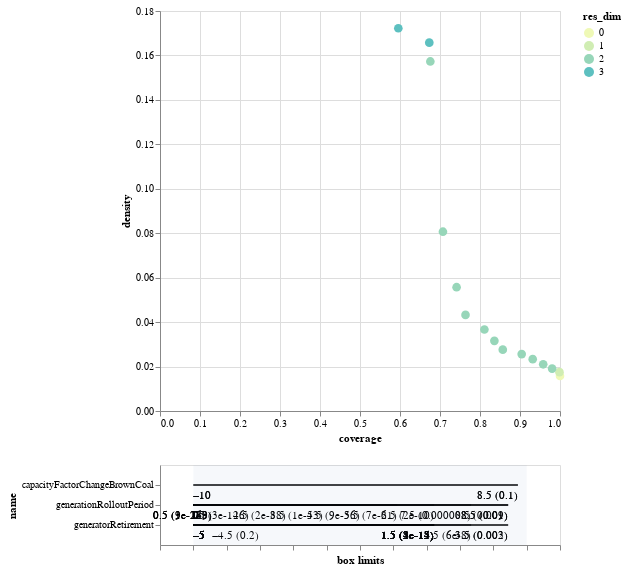

Here is the notebook cell this chart was saved with:
### Code cell
box1.inspect_tradeoff()

### Figure 1 — Vega-Lite specification as saved in the notebook (floating-point values rounded to 4 significant figures)
{"config": {"view": {"continuousWidth": 400, "continuousHeight": 300}}, "vconcat": [{"data": {"name": "data-c7515ae6d9168fdf4eeeaff2911cf2cb"}, "mark": {"type": "circle", "size": 75}, "encoding": {"color": {"type": "ordinal", "field": "res_dim", "scale": {"range": ["#eff9b6", "#d0edb3", "#97d6b9", "#5dc0c0", "#31a5c2", "#1f80b8", "#2354a3", "#21318d"]}}, "opacity": {"condition": {"value": 1, "selection": "selector030"}, "value": 0.4}, "tooltip": [{"type": "ordinal", "field": "id"}, {"type": "quantitative", "field": "coverage", "format": ".2"}, {"type": "quantitative", "field": "density", "format": ".2"}, {"type": "ordinal", "field": "res_dim"}], "x": {"type": "quantitative", "field": "coverage"}, "y": {"type": "quantitative", "field": "density"}}, "height": 400, "selection": {"selector030": {"type": "single", "fields": ["id"]}}, "width": 400}, {"layer": [{"data": {"name": "data-f5d4b4f7f00bb9b2e3a68b800bb65c48"}, "mark": "rule", "encoding": {"x": {"type": "quantitative", "axis": {"grid": false, "labels": false, "title": "box limits"}, "field": "x_lower", "scale": {"domain": [0, 1], "padding": 0.1}}, "x2": {"field": "x_upper"}, "y": {"type": "nominal", "field": "name", "scale": {"padding": 1.0}}}, "transform": [{"calculate": "(datum.x1-datum.minimum)/(datum.maximum-datum.minimum)", "as": "x_lower"}, {"calculate": "(datum.x2-datum.minimum)/(datum.maximum-datum.minimum)", "as": "x_upper"}, {"filter": {"selection": "selector030"}}], "width": 400}, {"data": {"name": "data-f5d4b4f7f00bb9b2e3a68b800bb65c48"}, "mark": {"type": "text", "align": "left", "baseline": "top", "dy": 5}, "encoding": {"text": {"type": "ordinal", "field": "text"}, "x": {"type": "quantitative", "axis": {"grid": false, "labels": false, "title": "box limits"}, "field": "x_lower", "scale": {"domain": [0, 1], "padding": 0.1}}, "x2": {"field": "x_upper"}, "y": {"type": "nominal", "field": "name", "scale": {"padding": 1.0}}}, "transform": [{"calculate": "(datum.x1-datum.minimum)/(datum.maximum-datum.minimum)", "as": "x_lower"}, {"calculate": "(datum.x2-datum.minimum)/(datum.maximum-datum.minimum)", "as": "x_upper"}, {"filter": {"selection": "selector030"}}, {"calculate": "datum.qp_lower>0?format(datum.x1, \".2\")+\" (\"+format(datum.qp_lower, \".1~g\")+\")\" :format(datum.x1, \".2\")", "as": "text"}], "width": 400}, {"data": {"name": "data-f5d4b4f7f00bb9b2e3a68b800bb65c48"}, "mark": {"type": "text", "align": "right", "baseline": "top", "dy": 5}, "encoding": {"text": {"type": "ordinal", "field": "text"}, "x": {"type": "quantitative", "field": "x_upper"}, "x2": {"field": "x_upper"}, "y": {"type": "nominal", "field": "name", "scale": {"padding": 1.0}}}, "transform": [{"calculate": "(datum.x1-datum.minimum)/(datum.maximum-datum.minimum)", "as": "x_lower"}, {"calculate": "(datum.x2-datum.minimum)/(datum.maximum-datum.minimum)", "as": "x_upper"}, {"filter": {"selection": "selector030"}}, {"calculate": "datum.qp_upper>0?format(datum.x2, \".2\")+\" (\"+format(datum.qp_upper, \".1\")+\")\" :format(datum.x2, \".2\")", "as": "text"}], "width": 400}, {"data": {"name": "data-bb8d07f6df3d47a6a475317795287b23"}, "mark": {"type": "rect", "opacity": 0.05}, "encoding": {"x": {"type": "quantitative", "field": "start"}, "x2": {"field": "end"}}}, {"data": {"name": "data-d751713988987e9331980363e24189ce"}, "mark": "point", "encoding": {"x": {"type": "quantitative", "field": "x"}, "y": {"type": "nominal", "field": "name"}}, "transform": [{"filter": {"selection": "selector030"}}], "width": 400}, {"data": {"name": "data-d751713988987e9331980363e24189ce"}, "mark": {"type": "text", "align": "center", "baseline": "top", "dy": 5}, "encoding": {"text": {"type": "nominal", "field": "item"}, "x": {"type": "quantitative", "field": "x"}, "y": {"type": "nominal", "field": "name"}}, "transform": [{"filter": {"selection": "selector030"}}], "width": 400}]}], "$schema": "https://vega.github.io/schema/vega-lite/v4.0.2.json", "datasets": {"data-c7515ae6d9168fdf4eeeaff2911cf2cb": [{"coverage": 1.0, "density": 0.01578, "id": 0, "mass": 1.0, "mean": 0.01578, "res_dim": 0}, {"coverage": 0.9987, "density": 0.01749, "id": 1, "mass": 0.901, "mean": 0.01749, "res_dim": 1}, {"coverage": 0.9803, "density": 0.01908, "id": 2, "mass": 0.8105, "mean": 0.01908, "res_dim": 2}, {"coverage": 0.958, "density": 0.02102, "id": 3, "mass": 0.7191, "mean": 0.02102, "res_dim": 2}, {"coverage": 0.9318, "density": 0.02333, "id": 4, "mass": 0.6301, "mean": 0.02333, "res_dim": 2}, {"coverage": 0.9042, "density": 0.0256, "id": 5, "mass": 0.5573, "mean": 0.0256, "res_dim": 2}, {"coverage": 0.857, "density": 0.02762, "id": 6, "mass": 0.4895, "mean": 0.02762, "res_dim": 2}, {"coverage": 0.836, "density": 0.03157, "id": 7, "mass": 0.4177, "mean": 0.03157, "res_dim": 2}, {"coverage": 0.811, "density": 0.03669, "id": 8, "mass": 0.3488, "mean": 0.03669, "res_dim": 2}, {"coverage": 0.7638, "density": 0.04323, "id": 9, "mass": 0.2787, "mean": 0.04323, "res_dim": 2}, {"coverage": 0.7415, "density": 0.05571, "id": 10, "mass": 0.21, "mean": 0.05571, "res_dim": 2}, {"coverage": 0.7073, "density": 0.08069, "id": 11, "mass": 0.1383, "mean": 0.08069, "res_dim": 2}, {"coverage": 0.6759, "density": 0.1573, "id": 12, "mass": 0.06778, "mean": 0.1573, "res_dim": 2}, {"coverage": 0.6732, "density": 0.1658, "id": 13, "mass": 0.06408, "mean": 0.1658, "res_dim": 3}, {"coverage": 0.5958, "density": 0.1722, "id": 14, "mass": 0.05458, "mean": 0.1722, "res_dim": 3}], "data-f5d4b4f7f00bb9b2e3a68b800bb65c48": [{"x1": -5.0, "x2": 3.5, "name": "generatorRetirement", "id": 1, "minimum": -5.0, "maximum": 4.0, "qp_lower": -1.0, "qp_upper": 0.002526}, {"x1": 0.0, "x2": 8.5, "name": "generationRolloutPeriod", "id": 2, "minimum": 0.0, "maximum": 9.0, "qp_lower": -1.0, "qp_upper": 0.009146}, {"x1": -5.0, "x2": 3.5, "name": "generatorRetirement", "id": 2, "minimum": -5.0, "maximum": 4.0, "qp_lower": -1.0, "qp_upper": 0.002348}, {"x1": 0.0, "x2": 8.5, "name": "generationRolloutPeriod", "id": 3, "minimum": 0.0, "maximum": 9.0, "qp_lower": -1.0, "qp_upper": 0.009984}, {"x1": -5.0, "x2": 2.5, "name": "generatorRetirement", "id": 3, "minimum": -5.0, "maximum": 4.0, "qp_lower": -1.0, "qp_upper": 5.811e-08}, {"x1": 0.0, "x2": 8.5, "name": "generationRolloutPeriod", "id": 4, "minimum": 0.0, "maximum": 9.0, "qp_lower": -1.0, "qp_upper": 0.01185}, {"x1": -5.0, "x2": 1.5, "name": "generatorRetirement", "id": 4, "minimum": -5.0, "maximum": 4.0, "qp_lower": -1.0, "qp_upper": 2.806e-15}, {"x1": 0.0, "x2": 7.5, "name": "generationRolloutPeriod", "id": 5, "minimum": 0.0, "maximum": 9.0, "qp_lower": -1.0, "qp_upper": 2.226e-06}, {"x1": -5.0, "x2": 1.5, "name": "generatorRetirement", "id": 5, "minimum": -5.0, "maximum": 4.0, "qp_lower": -1.0, "qp_upper": 4.243e-15}, {"x1": 0.0, "x2": 6.5, "name": "generationRolloutPeriod", "id": 6, "minimum": 0.0, "maximum": 9.0, "qp_lower": -1.0, "qp_upper": 1.51e-10}, {"x1": -5.0, "x2": 1.5, "name": "generatorRetirement", "id": 6, "minimum": -5.0, "maximum": 4.0, "qp_lower": -1.0, "qp_upper": 3.633e-14}, {"x1": 0.0, "x2": 5.5, "name": "generationRolloutPeriod", "id": 7, "minimum": 0.0, "maximum": 9.0, "qp_lower": -1.0, "qp_upper": 6.784e-21}, {"x1": -5.0, "x2": 1.5, "name": "generatorRetirement", "id": 7, "minimum": -5.0, "maximum": 4.0, "qp_lower": -1.0, "qp_upper": 4.523e-14}, {"x1": 0.0, "x2": 4.5, "name": "generationRolloutPeriod", "id": 8, "minimum": 0.0, "maximum": 9.0, "qp_lower": -1.0, "qp_upper": 8.847e-36}, {"x1": -5.0, "x2": 1.5, "name": "generatorRetirement", "id": 8, "minimum": -5.0, "maximum": 4.0, "qp_lower": -1.0, "qp_upper": 2.946e-15}, {"x1": 0.0, "x2": 3.5, "name": "generationRolloutPeriod", "id": 9, "minimum": 0.0, "maximum": 9.0, "qp_lower": -1.0, "qp_upper": 1.19e-53}, {"x1": -5.0, "x2": 1.5, "name": "generatorRetirement", "id": 9, "minimum": -5.0, "maximum": 4.0, "qp_lower": -1.0, "qp_upper": 1.822e-14}, {"x1": 0.0, "x2": 2.5, "name": "generationRolloutPeriod", "id": 10, "minimum": 0.0, "maximum": 9.0, "qp_lower": -1.0, "qp_upper": 1.567e-88}, {"x1": -5.0, "x2": 1.5, "name": "generatorRetirement", "id": 10, "minimum": -5.0, "maximum": 4.0, "qp_lower": -1.0, "qp_upper": 1.296e-13}, {"x1": 0.0, "x2": 1.5, "name": "generationRolloutPeriod", "id": 11, "minimum": 0.0, "maximum": 9.0, "qp_lower": -1.0, "qp_upper": 3.122e-146}, {"x1": -5.0, "x2": 1.5, "name": "generatorRetirement", "id": 11, "minimum": -5.0, "maximum": 4.0, "qp_lower": -1.0, "qp_upper": 3.29e-14}, {"x1": 0.0, "x2": 0.5, "name": "generationRolloutPeriod", "id": 12, "minimum": 0.0, "maximum": 9.0, "qp_lower": -1.0, "qp_upper": 2.878e-269}, {"x1": -5.0, "x2": 1.5, "name": "generatorRetirement", "id": 12, "minimum": -5.0, "maximum": 4.0, "qp_lower": -1.0, "qp_upper": 1.938e-15}, {"x1": 0.0, "x2": 0.5, "name": "generationRolloutPeriod", "id": 13, "minimum": 0.0, "maximum": 9.0, "qp_lower": -1.0, "qp_upper": 1.112e-273}, {"x1": -5.0, "x2": 1.5, "name": "generatorRetirement", "id": 13, "minimum": -5.0, "maximum": 4.0, "qp_lower": -1.0, "qp_upper": 2.419e-15}, {"x1": -10.0, "x2": 8.5, "name": "capacityFactorChangeBrownCoal", "id": 13, "minimum": -10.0, "maximum": 9.0, "qp_lower": -1.0, "qp_upper": 0.1032}, {"x1": 0.0, "x2": 0.5, "name": "generationRolloutPeriod", "id": 14, "minimum": 0.0, "maximum": 9.0, "qp_lower": -1.0, "qp_upper": 9.059e-248}, {"x1": -4.5, "x2": 1.5, "name": "generatorRetirement", "id": 14, "minimum": -5.0, "maximum": 4.0, "qp_lower": 0.1922, "qp_upper": 3.151e-17}, {"x1": -10.0, "x2": 8.5, "name": "capacityFactorChangeBrownCoal", "id": 14, "minimum": -10.0, "maximum": 9.0, "qp_lower": -1.0, "qp_upper": 0.1151}], "data-bb8d07f6df3d47a6a475317795287b23": [{"end": 1, "start": 0}], "data-d751713988987e9331980363e24189ce": []}}
